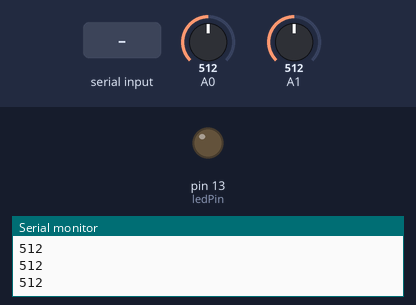
Bench run of a sketch on a simulated Arduino Uno, built with avr-gcc and run on an emulated ATmega328P. Parts: output pins drawn as LEDs (lit = HIGH), the last lines printed to the serial monitor. Dashed ring = blinking. The inputs (shaded band) are chosen by the test bench; at power-on: A0 = 512, A1 = 512.

Above: at 1.2 s.
1.3 s: "1" received over Serial
At 2.3 s:
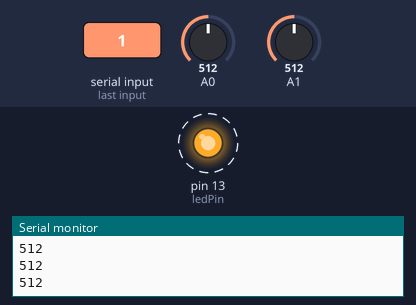
5.4 s: "0" received over Serial
At 6.1 s:
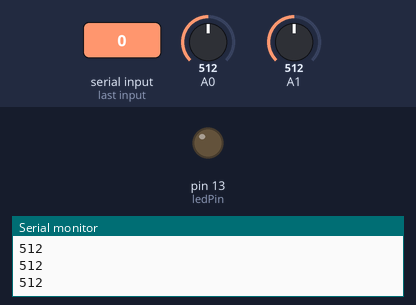
6.9 s: "2" received over Serial
At 7.4 s:
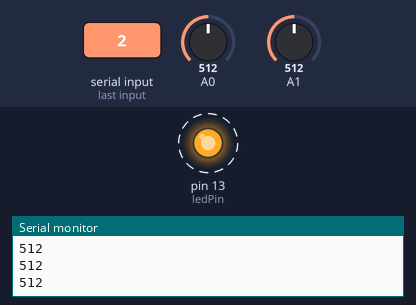
Timing chart, 0 to 17.0 s (numbered marks = the images above; inputs shaded):
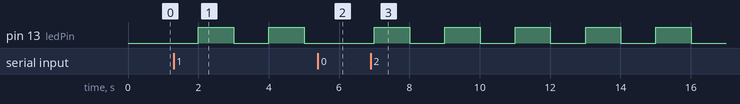

The sketch:

TestWith2Strings.ino
```cpp
int ledPin = 13;
bool lightStatus = false;

void setup() {
  // put your setup code here, to run once:
  Serial.begin(9600);
  pinMode(ledPin, OUTPUT);
}

void loop() {
  // put your main code here, to run repeatedly:

  int value = analogRead(A0);
  //Serial.print("Voltage: ");
  Serial.println(value);

  int value2 = analogRead(A1);
  Serial.println(value2);

  if ((Serial.available() > 0) && (Serial.available() < 2)) {
    if (lightStatus == false) {
      digitalWrite(ledPin, HIGH);
      lightStatus = true;
    }
    else{
      digitalWrite(ledPin, LOW);
      lightStatus = false;
    }

    //digitalWrite(ledPin, HIGH);
  }
  else if (Serial.available() == 2) {
    digitalWrite(ledPin, LOW);
    lightStatus = false;
    Serial.read();
    Serial.read();
  }


  delay(1000);

}
```

Measured:
- after the input at 1.3 s, pin 13 (ledPin): alternates HIGH for 1.0 s and LOW for 1.0 s, starting after 0.70 s
- after the input at 5.4 s, pin 13 (ledPin): stays LOW (without the input it goes to HIGH after 0.60 s)
- after the input at 6.9 s, pin 13 (ledPin): alternates HIGH for 1.0 s and LOW for 1.0 s, starting after 0.10 s
